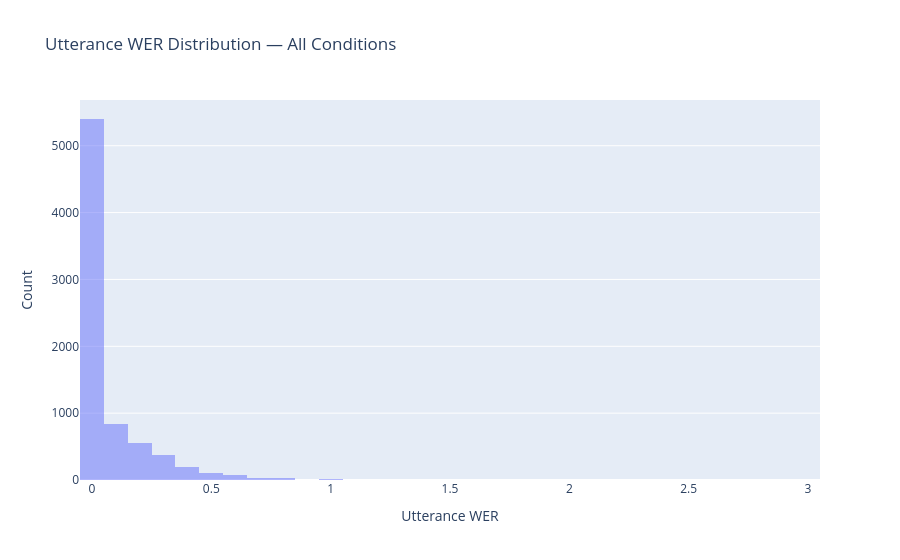

The notebook cell saved with this chart:
### Markdown cell above
---

 # Part 4 — Utterance-level Analysis

### Code cell
# ── UTT WER distributions ─────────────────────────────────────────────────────
fig = go.Figure()
key = "feat_aux"
label = MODEL_KEYS[key]
split = "scripted"
fig.add_trace(go.Histogram(
    x       = results[key][split]["utt_wer"],
    name    = f"{label} / {split}",
    opacity = 0.5,
    nbinsx  = 40,
))
fig.update_layout(
    title    = "Utterance WER Distribution — All Conditions",
    barmode  = "overlay",
    xaxis    = dict(title="Utterance WER"),
    yaxis    = dict(title="Count"),
    legend   = dict(orientation="h", y=1.12, xanchor="center", x=0.5),
)
fig.show()

### Figure 1 — Plotly figure (JSON) as saved in the notebook; plotly's stock layout.template omitted (floating-point values rounded to 4 significant figures; data arrays with more than 128 entries replaced by an {"elided": "..."} marker saying what was removed)
{"data": [{"name": "Feat Aux / scripted", "nbinsx": 40, "opacity": 0.5, "type": "histogram", "x": {"elided": "7638 float values"}}], "layout": {"barmode": "overlay", "legend": {"orientation": "h", "x": 0.5, "xanchor": "center", "y": 1.12}, "title": {"text": "Utterance WER Distribution — All Conditions"}, "xaxis": {"title": {"text": "Utterance WER"}}, "yaxis": {"title": {"text": "Count"}}}}
